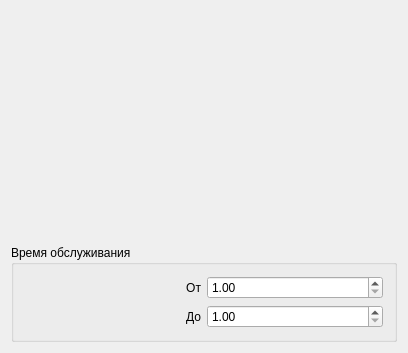
<?xml version="1.0" encoding="UTF-8"?>
<ui version="4.0">
 <class>DeskClass</class>
 <widget class="QWidget" name="DeskClass">
  <property name="geometry">
   <rect>
    <x>0</x>
    <y>0</y>
    <width>408</width>
    <height>353</height>
   </rect>
  </property>
  <property name="windowTitle">
   <string>Desk</string>
  </property>
  <layout class="QGridLayout" name="gridLayout">
   <item row="0" column="0">
    <widget class="QScrollArea" name="scrollArea">
     <property name="frameShape">
      <enum>QFrame::NoFrame</enum>
     </property>
     <property name="verticalScrollBarPolicy">
      <enum>Qt::ScrollBarAlwaysOff</enum>
     </property>
     <property name="horizontalScrollBarPolicy">
      <enum>Qt::ScrollBarAlwaysOff</enum>
     </property>
     <property name="sizeAdjustPolicy">
      <enum>QAbstractScrollArea::AdjustIgnored</enum>
     </property>
     <property name="widgetResizable">
      <bool>true</bool>
     </property>
     <property name="alignment">
      <set>Qt::AlignCenter</set>
     </property>
     <widget class="QWidget" name="scrollAreaWidgetContents">
      <property name="geometry">
       <rect>
        <x>0</x>
        <y>0</y>
        <width>487</width>
        <height>407</height>
       </rect>
      </property>
      <layout class="QGridLayout" name="gridLayout_2">
       <item row="0" column="0">
        <widget class="QLabel" name="label">
         <property name="sizePolicy">
          <sizepolicy hsizetype="Minimum" vsizetype="Minimum">
           <horstretch>0</horstretch>
           <verstretch>0</verstretch>
          </sizepolicy>
         </property>
         <property name="text">
          <string/>
         </property>
         <property name="pixmap">
          <pixmap>desk.png</pixmap>
         </property>
         <property name="scaledContents">
          <bool>false</bool>
         </property>
         <property name="alignment">
          <set>Qt::AlignCenter</set>
         </property>
        </widget>
       </item>
      </layout>
     </widget>
    </widget>
   </item>
   <item row="1" column="0">
    <widget class="QGroupBox" name="groupBox">
     <property name="title">
      <string>Время обслуживания</string>
     </property>
     <layout class="QGridLayout" name="gridLayout_3">
      <item row="1" column="1">
       <widget class="QDoubleSpinBox" name="doubleSpinBox_2">
        <property name="minimum">
         <double>1.000000000000000</double>
        </property>
        <property name="maximum">
         <double>9999999.000000000000000</double>
        </property>
       </widget>
      </item>
      <item row="0" column="1">
       <widget class="QDoubleSpinBox" name="doubleSpinBox">
        <property name="minimum">
         <double>1.000000000000000</double>
        </property>
        <property name="maximum">
         <double>9999999.000000000000000</double>
        </property>
       </widget>
      </item>
      <item row="0" column="0">
       <widget class="QLabel" name="label_2">
        <property name="text">
         <string>От</string>
        </property>
        <property name="alignment">
         <set>Qt::AlignRight|Qt::AlignTrailing|Qt::AlignVCenter</set>
        </property>
       </widget>
      </item>
      <item row="1" column="0">
       <widget class="QLabel" name="label_3">
        <property name="text">
         <string>До</string>
        </property>
        <property name="alignment">
         <set>Qt::AlignRight|Qt::AlignTrailing|Qt::AlignVCenter</set>
        </property>
       </widget>
      </item>
     </layout>
    </widget>
   </item>
   <item row="0" column="1" rowspan="2">
    <layout class="QHBoxLayout" name="QueuesLayout"/>
   </item>
  </layout>
 </widget>
 <layoutdefault spacing="6" margin="11"/>
 <resources/>
 <connections/>
</ui>
